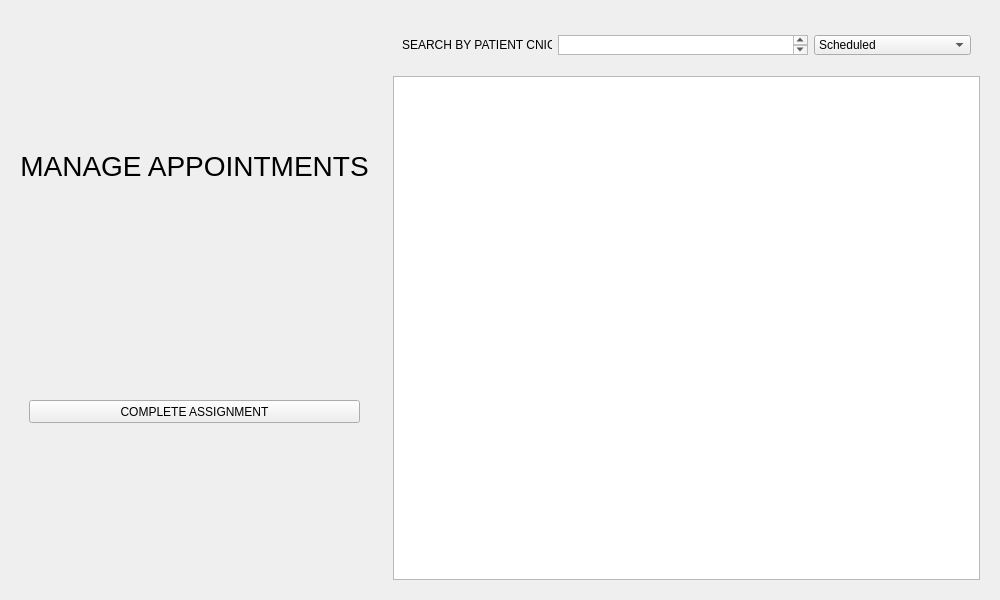
<?xml version="1.0" encoding="UTF-8"?>
<ui version="4.0">
 <class>Frame</class>
 <widget class="QFrame" name="Frame">
  <property name="geometry">
   <rect>
    <x>0</x>
    <y>0</y>
    <width>1000</width>
    <height>600</height>
   </rect>
  </property>
  <property name="windowTitle">
   <string>Frame</string>
  </property>
  <layout class="QHBoxLayout" name="horizontalLayout">
   <item>
    <widget class="QWidget" name="widget_2" native="true">
     <layout class="QGridLayout" name="gridLayout">
      <item row="0" column="0">
       <widget class="QLabel" name="label">
        <property name="maximumSize">
         <size>
          <width>16777215</width>
          <height>50</height>
         </size>
        </property>
        <property name="font">
         <font>
          <pointsize>21</pointsize>
         </font>
        </property>
        <property name="text">
         <string>MANAGE APPOINTMENTS</string>
        </property>
        <property name="alignment">
         <set>Qt::AlignmentFlag::AlignCenter</set>
        </property>
       </widget>
      </item>
      <item row="1" column="0">
       <widget class="QWidget" name="widget_3" native="true">
        <property name="maximumSize">
         <size>
          <width>16777215</width>
          <height>140</height>
         </size>
        </property>
        <layout class="QVBoxLayout" name="verticalLayout">
         <item>
          <widget class="QLabel" name="message_label">
           <property name="maximumSize">
            <size>
             <width>16777215</width>
             <height>15</height>
            </size>
           </property>
           <property name="text">
            <string/>
           </property>
          </widget>
         </item>
         <item>
          <widget class="QPushButton" name="update_button">
           <property name="maximumSize">
            <size>
             <width>16777215</width>
             <height>23</height>
            </size>
           </property>
           <property name="text">
            <string>COMPLETE ASSIGNMENT</string>
           </property>
          </widget>
         </item>
        </layout>
       </widget>
      </item>
     </layout>
    </widget>
   </item>
   <item>
    <widget class="QWidget" name="widget" native="true">
     <layout class="QVBoxLayout" name="verticalLayout_2">
      <item>
       <widget class="QWidget" name="widget_4" native="true">
        <property name="maximumSize">
         <size>
          <width>16777215</width>
          <height>50</height>
         </size>
        </property>
        <property name="layoutDirection">
         <enum>Qt::LayoutDirection::LeftToRight</enum>
        </property>
        <layout class="QVBoxLayout" name="verticalLayout_3">
         <item>
          <layout class="QHBoxLayout" name="horizontalLayout_2">
           <item>
            <widget class="QLabel" name="label_4">
             <property name="minimumSize">
              <size>
               <width>100</width>
               <height>0</height>
              </size>
             </property>
             <property name="maximumSize">
              <size>
               <width>150</width>
               <height>16777215</height>
              </size>
             </property>
             <property name="text">
              <string>SEARCH BY PATIENT CNIC</string>
             </property>
            </widget>
           </item>
           <item>
            <widget class="QTextEdit" name="search_patient_cnic">
             <property name="maximumSize">
              <size>
               <width>250</width>
               <height>20</height>
              </size>
             </property>
            </widget>
           </item>
           <item>
            <widget class="QComboBox" name="search_status">
             <property name="maximumSize">
              <size>
               <width>250</width>
               <height>20</height>
              </size>
             </property>
             <property name="layoutDirection">
              <enum>Qt::LayoutDirection::LeftToRight</enum>
             </property>
             <item>
              <property name="text">
               <string>Scheduled</string>
              </property>
             </item>
             <item>
              <property name="text">
               <string>Completed</string>
              </property>
             </item>
             <item>
              <property name="text">
               <string>Cancelled</string>
              </property>
             </item>
            </widget>
           </item>
          </layout>
         </item>
        </layout>
       </widget>
      </item>
      <item>
       <widget class="QTableView" name="tableView"/>
      </item>
     </layout>
    </widget>
   </item>
  </layout>
 </widget>
 <resources/>
 <connections/>
</ui>
